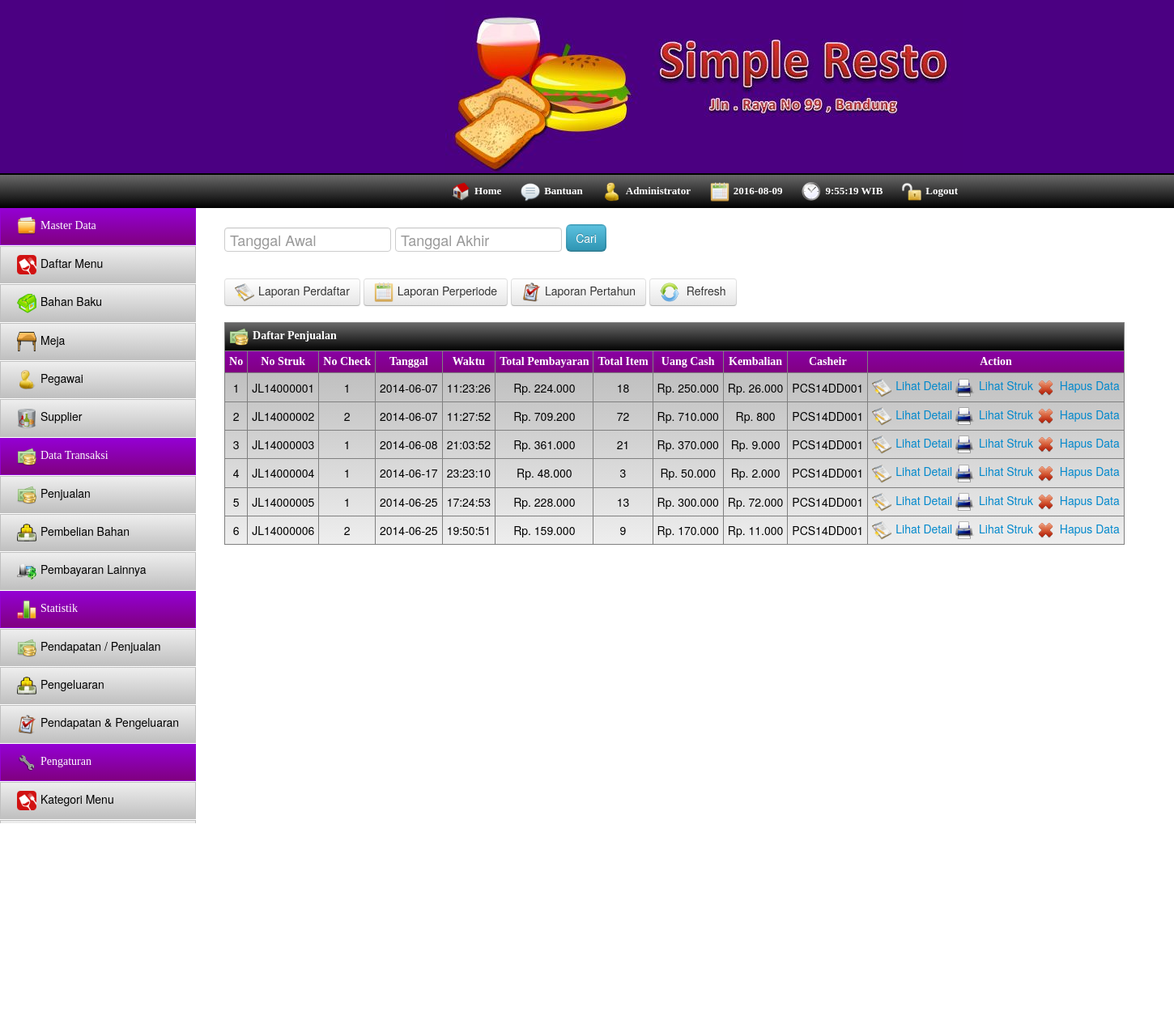
/index.php/penjualan, run on the app's committed database.
### tables this page shows
CREATE TABLE IF NOT EXISTS `penjualan` (
  `no_struk` char(10) NOT NULL,
  `no_check` int(11) NOT NULL,
  `tanggal` date NOT NULL,
  `waktu` time NOT NULL,
  `sub_total` int(11) NOT NULL,
  `diskon` float NOT NULL,
  `potongan` int(11) NOT NULL,
  `total_bayar` int(11) NOT NULL,
  `cash` int(11) NOT NULL,
  `kembalian` int(11) NOT NULL,
  `no_casheir` char(10) NOT NULL,
  PRIMARY KEY (`no_struk`)
);

### application/controllers/penjualan.php (called while the page is built, shortened)
<?php if ( ! defined('BASEPATH')) exit('No direct script access allowed');
class Penjualan extends CI_Controller{
	function __Construct(){
		$this->load->library('pagination');
		$this->load->Model('Model_cashier');
		$this->load->Model('Model_penjualan');
		$this->load->helper('form');
	}
	function index(){
		$config = array();
        $config["base_url"] = base_url() . "index.php/penjualan/page";
        $config["total_rows"] = $this->Model_penjualan->CountData();
        $config["per_page"] = 10;
        $config["uri_segment"] = 3;
		$config['first_link'] = 'Pertama';
		$config['last_link'] = 'Terakhir';
        $this->pagination->initialize($config);
        $page = ($this->uri->segment(3)) ? $this->uri->segment(3) : 0;
		$data = array(
			'title'=>'Data Penjualan',
			'data'=>$this->Model_penjualan->ReadData($config["per_page"], $page),
			'links'=>$this->pagination->create_links(),
			'page'=>$page,
			'totaldata'=>$this->Model_penjualan->CountData()
		);
		$this->load->view('view_penjualan',$data);
	}
}

### index.php (called while the page is built, shortened)
<?php
require_once BASEPATH.'core/CodeIgniter.php';

### application/models/model_penjualan.php (called while the page is built, shortened)
<?php if ( ! defined('BASEPATH')) exit('No direct script access allowed');
class Model_penjualan extends CI_Controller{
	function CountData(){
		 return $this->db->count_all('penjualan');
	}
	function ReadData($limit, $start) {
        $this->db->limit($limit, $start);
		$this->db->order_by("no_struk", "asc");
        $query = $this->db->get('penjualan');
        if ($query->num_rows() > 0) {
            foreach ($query->result() as $row) {
                $data[] = $row;
            }
            return $data;
        }
        return false;
   }
}

### application/views/view_penjualan.php (the view, shortened to what this page needs)
<html>
	<head>
		<?php include "com_library.php";?>
	</head>
	<body>
		<?php include "com_header.php"; ?>
		<?php include "com_toolbar.php"; ?>
		<div id="container">
			<?php include "com_navigasi.php";?>
			<div id="content">
				<div class="pencarian">
					<form class="form_cari" action="<?php echo base_url('index.php/penjualan/Search');?>">
						<span><input type="text" id="awal" class="date" name="awal" placeholder="Tanggal Awal" required/></span>
						<span><input type="text" id="akhir" class="date" name="akhir" placeholder="Tanggal Akhir" required/></span>
						<span><input type="submit" value="Cari" class="btn-info"/></span>
					</form>
				</div>
				<div id="button_list">
					<a href="javascript:void(0)" id="daftar" class="btn"><img src="<?php echo base_url();?>assets/img/1519465.png" class="icon"/>Laporan Perdaftar</a>
					<a href="javascript:void(0)" id="periode" class="btn"><img src="<?php echo base_url();?>assets/img/Calender.png" class="icon"/>Laporan Perperiode</a>
					<a href="javascript:void(0)" id="report" class="btn"><img src="<?php echo base_url();?>assets/img/15194618.png" class="icon"/>Laporan Pertahun</a>
					<a href="javascript:void(0)" id="refresh" class="btn"><img src="<?php echo base_url();?>assets/img/update.png" class="icon"/> Refresh</a>
				</div>
				<div class="table_data">
					<table cellpadding="5" border="1">
						<thead>
							<tr class="tr_title">
								<th colspan="13"><img src="<?php echo base_url();?>assets/img/Cash.png" class="icon"/>Daftar Penjualan</th>
							</tr>
							<tr align="center">
								<th>No</th>
								<th>No Struk</th>
								<th>No Check</th>
								<th>Tanggal</th>
								<th>Waktu</th>
								<th>Total Pembayaran</th>
								<th>Total Item</th>
								<th>Uang Cash</th>
								<th>Kembalian</th>
								<th>Casheir</th>
								<th align='center'>Action</th>
							</tr>
						</thead>
						<tbody align="center">
							<?php if($data){
								$no = $page+1;
								foreach($data as $data){
							?>
							<tr>
								<td><?php echo $no;?></td>
								<td><?php echo $data->no_struk;?></td>
								<td><?php echo $data->no_check;?></td>
								<td><?php echo $data->tanggal;?></td>
								<td><?php echo $data->waktu;?></td>
								<td><?php echo Format($data->total_bayar);?></td>
								<td><?php echo Get('SUM(jumlah)','penjualan_detail','no_struk',$data->no_struk);?></td>
								<td><?php echo Format($data->cash);?></td>
								<td><?php echo Format($data->kembalian);?></td>
								<td><?php echo $data->no_casheir;?></td>
								<td>
									<a href="javascript:void(0)" class="detail" id="<?php echo $data->no_struk;?>"><img src="<?php echo base_url();?>assets/img/1519465.png" class="icon"/>Lihat Detail</a>
									<a href="<?php echo base_url('index.php/penjualan/struk?no_struk='.$data->no_struk);?>" class="struk" id="<?php echo $data->no_struk;?>"><img src="<?php echo base_url();?>assets/img/Print.png" class="icon"/>Lihat Struk</a>
									<a href="javascript:void(0)" class="hapus" id="<?php echo $data->no_struk;?>"><img src="<?php echo base_url();?>assets/img/hapus.png" class="icon"/>Hapus Data</a>
								</td>
							</tr>
							<?php $no++; } }?>
						</tbody>
					</table>
				</div>
			</div>
		</div>
	</body>
</html>

### assets/css/style.css (style rules this page uses)
body { margin: 0; }
.icon { width: 24px; height: 24px; border: 0; vertical-align: middle; margin-right: 5px; }
#container { overflow: auto; width: 100%; margin-bottom: 20px; }
#content { overflow: auto; }
#content .pencarian { margin: 20px 0px 20px 20px; font-size: 18px; }
#content .pencarian #awal, #content .pencarian #akhir { height: 30px; font-size: 18px; }
#content .pencarian input[type='submit'] { margin-bottom: 13px; padding: 5px 10px 5px 10px; border-radius: 6px; }
#content .table_data { margin: 20px 0px 20px 20px; }
#content .table_data table thead, .table_detail thead, .table_detail tfoot { background: linear-gradient(#9400D3, #800080); color: #fff; font-family: Comic Sans MS; font-weight: none; font-size: 14px; cursor: pointer; text-align: left; }
#content .table_data table thead .tr_title { background: linear-gradient(#696969, #000); color: #fff; }
#content .table_data tbody, .table_detail tbody { background: linear-gradient(silver,#eee); color: #000; font-size: 14px; }
#content .table_data a { text-decoration: none; font-size: 14px; }
#content #button_list { margin-left: 20px; margin-bottom: 10px; }

### data on the page
penjualan: no_struk "JL14000001", no_check "1", tanggal "2014-06-07", waktu "11:23:26", total_bayar "Rp. 224.000", no_struk "18", cash "Rp. 250.000", kembalian "Rp. 26.000", no_casheir "PCS14DD001"
penjualan: no_struk "JL14000002", no_check "2", tanggal "2014-06-07", waktu "11:27:52", total_bayar "Rp. 709.200", no_struk "72", cash "Rp. 710.000", kembalian "Rp. 800", no_casheir "PCS14DD001"
penjualan: no_struk "JL14000003", no_check "1", tanggal "2014-06-08", waktu "21:03:52", total_bayar "Rp. 361.000", no_struk "21", cash "Rp. 370.000", kembalian "Rp. 9.000", no_casheir "PCS14DD001"
penjualan: no_struk "JL14000004", no_check "1", tanggal "2014-06-17", waktu "23:23:10", total_bayar "Rp. 48.000", no_struk "3", cash "Rp. 50.000", kembalian "Rp. 2.000", no_casheir "PCS14DD001"
penjualan: no_struk "JL14000005", no_check "1", tanggal "2014-06-25", waktu "17:24:53", total_bayar "Rp. 228.000", no_struk "13", cash "Rp. 300.000", kembalian "Rp. 72.000", no_casheir "PCS14DD001"
penjualan: no_struk "JL14000006", no_check "2", tanggal "2014-06-25", waktu "19:50:51", total_bayar "Rp. 159.000", no_struk "9", cash "Rp. 170.000", kembalian "Rp. 11.000", no_casheir "PCS14DD001"
